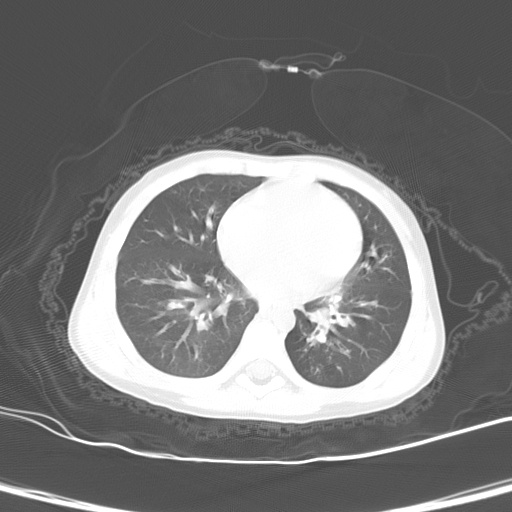
#> input picture CT_Scans_detection/1.jpg, 512 x 512 px; its folder holds only this picture in this run
$ python -i 'Lung parenchyma.py'   (imports and definitions only)   (older library calls are emulated)
#> lines starting #> are read from the running program, lines starting #| are printed output that depends on the picture
#> further down, picture is the input picture: shape (512, 512); min 66, max 255, mean 122.3
import os
import cv2
import numpy as np
import pandas as pd
import skimage
from skimage import measure


# [50 lines left out: functions split_target_dir, split_lung_parenchyma, not called in this run]


def fill_water(img):
    copyimg = img.copy()
    copyimg.astype(np.float32)
    height, width = img.shape
#> height = 512; width = 512
    img_exp=np.zeros((height+20,width+20))
    height_exp, width_exp = img_exp.shape
#> height_exp = 532; width_exp = 532
    img_exp[10:-10, 10:-10]=copyimg
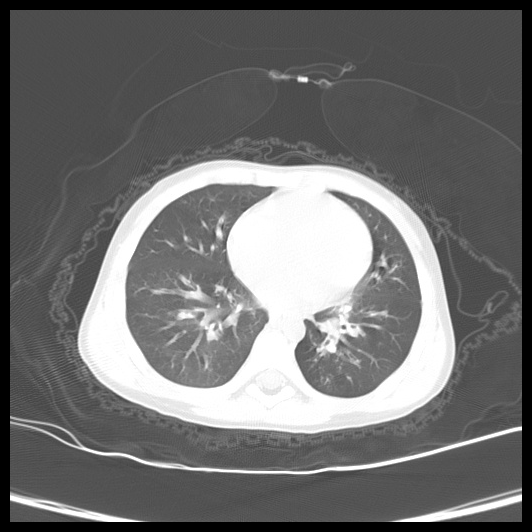
#> img_exp: shape (532, 532) float64; min 0, max 255, mean 113.2
    mask1 = np.zeros([height+22, width+22],np.uint8)
    mask2 = mask1.copy()
    mask3 = mask1.copy()
    mask4 = mask1.copy()
    cv2.floodFill(np.float32(img_exp), mask1, (0, 0), 1)
    cv2.floodFill(np.float32(img_exp), mask2, (height_exp-1, width_exp-1), 1)
    cv2.floodFill(np.float32(img_exp), mask3, (height_exp-1, 0), 1)
    cv2.floodFill(np.float32(img_exp), mask4, (0, width_exp-1), 1)
    mask = mask1 | mask2 | mask3 | mask4
    output = mask[1:-1, 1:-1][10:-10, 10:-10]
    return output


# [1 line not run here, left out]

>>> import cv2
>>> picture = cv2.imread('1.jpg', cv2.IMREAD_GRAYSCALE)
>>> result = fill_water(picture)
#> result: shape (512, 512); every value is 0
